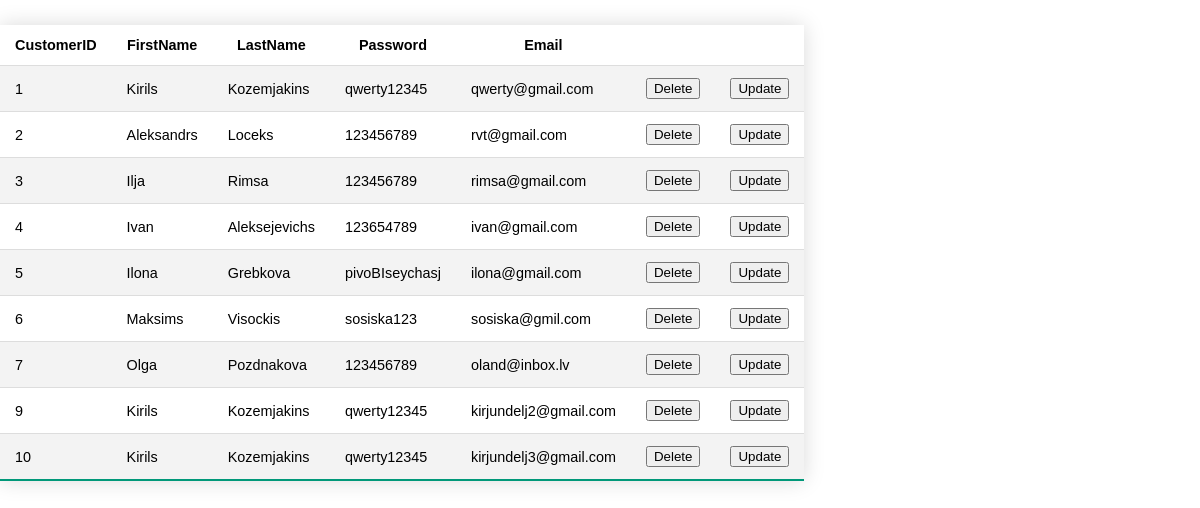
Before: /user_data.php with the older database file.
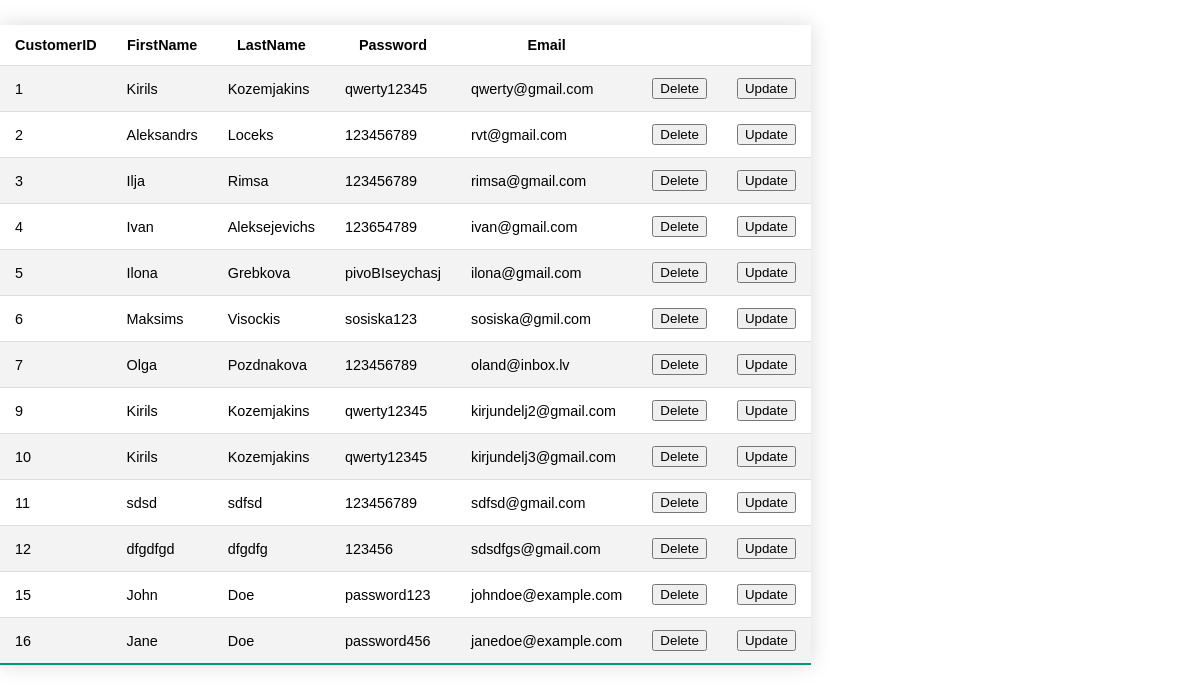
After: the same page with the newer database file.
### tables this page shows
CREATE TABLE IF NOT EXISTS `customer` (
  `CustomerID` int NOT NULL AUTO_INCREMENT,
  `FirstName` varchar(50) DEFAULT NULL,
  `LastName` varchar(50) DEFAULT NULL,
  `Password` varchar(50) DEFAULT NULL,
  `Email` varchar(50) DEFAULT NULL,
  `Access` binary(1) DEFAULT '0',
  PRIMARY KEY (`CustomerID`)
);

### user_data.php (the view, shortened to what this page needs)
<!DOCTYPE html>
<html>
<head>
	<link rel="stylesheet" href="css\user_data.css">
</head>
<body>
    <table class="styled-table">
        <tr>
            <th>CustomerID</th>
            <th>FirstName</th>
            <th>LastName</th>
            <th>Password</th>
            <th>Email</th>
            <th></th>
            <th></th>
        </tr>
        <?php
        $host = "127.0.0.1";
        $dbname = "booking";
        $username = "root";
        $password = "password";
        try {
            $conn = new PDO("mysql:host=$host;dbname=$dbname", $username, $password);
            $conn->setAttribute(PDO::ATTR_ERRMODE, PDO::ERRMODE_EXCEPTION);
            $query = $conn->prepare("SELECT * FROM customer");
            $query->execute();
            $results = $query->fetchAll();
        } catch (PDOException $e) {
            echo 'Error: ' . $e->getMessage();
        }
        foreach ($results as $row) {
            echo "<tr><td>" . $row['CustomerID'] . "</td>";
            echo "<td>" . $row['FirstName'] . "</td>";
            echo "<td>" . $row['LastName'] . "</td>";
            echo "<td>" . $row['Password'] . "</td>";
            echo "<td>" . $row['Email'] . "</td>";
            echo "<td>";
            echo "<form action='FunctionsPHP\delete_user.php' method='post'>";
            echo "<input type='submit' value='Delete'>";
            echo "</form>";
            echo "</td>";
            echo "<td>";
            echo "<button class='ShowUpdateForm'>Update</button>";
            echo "</td></tr>";
        }
        ?>
    </table>
</body>
</html>

Changed rows visible on the page:
added customer: CustomerID "11", FirstName "sdsd", LastName "sdfsd", Password "123456789", Email "sdfsd@gmail.com"
added customer: CustomerID "12", FirstName "dfgdfgd", LastName "dfgdfg", Password "123456", Email "sdsdfgs@gmail.com"
added customer: CustomerID "15", FirstName "John", LastName "Doe", Password "password123", Email "johndoe@example.com"
added customer: CustomerID "16", FirstName "Jane", LastName "Doe", Password "password456", Email "janedoe@example.com"
